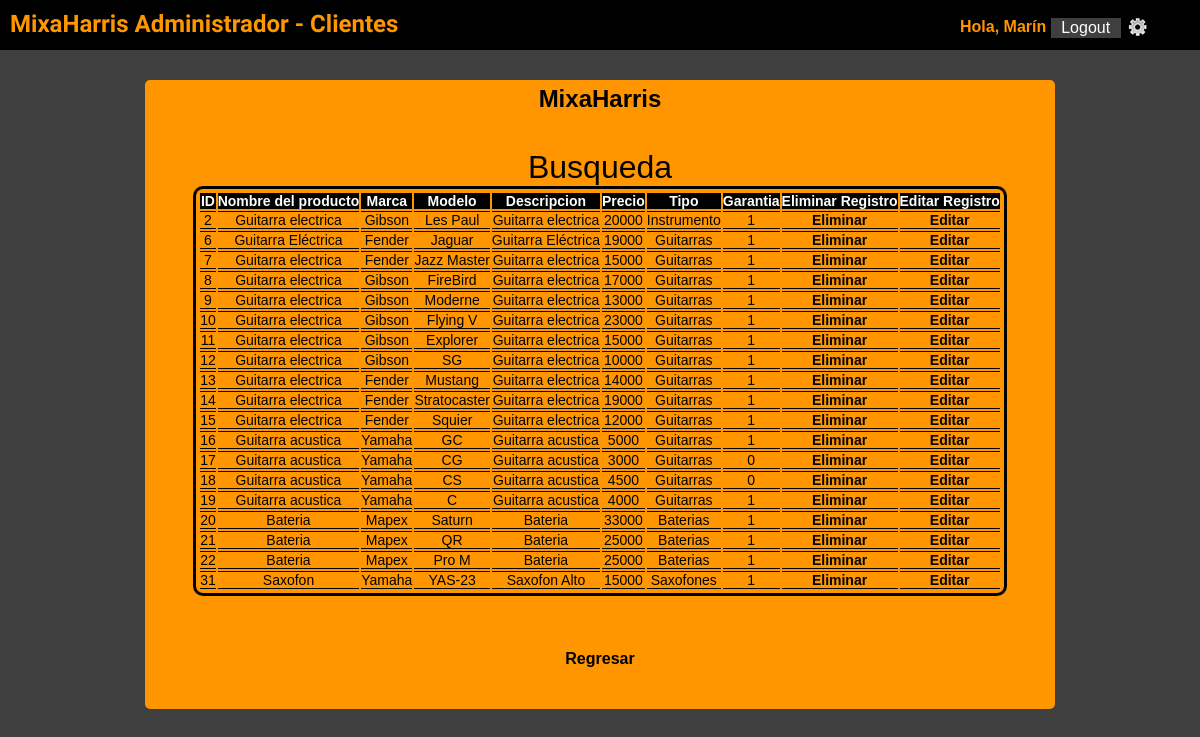
The page /reportes/action/filtro_producto.php (signed in) on the database as committed earlier.
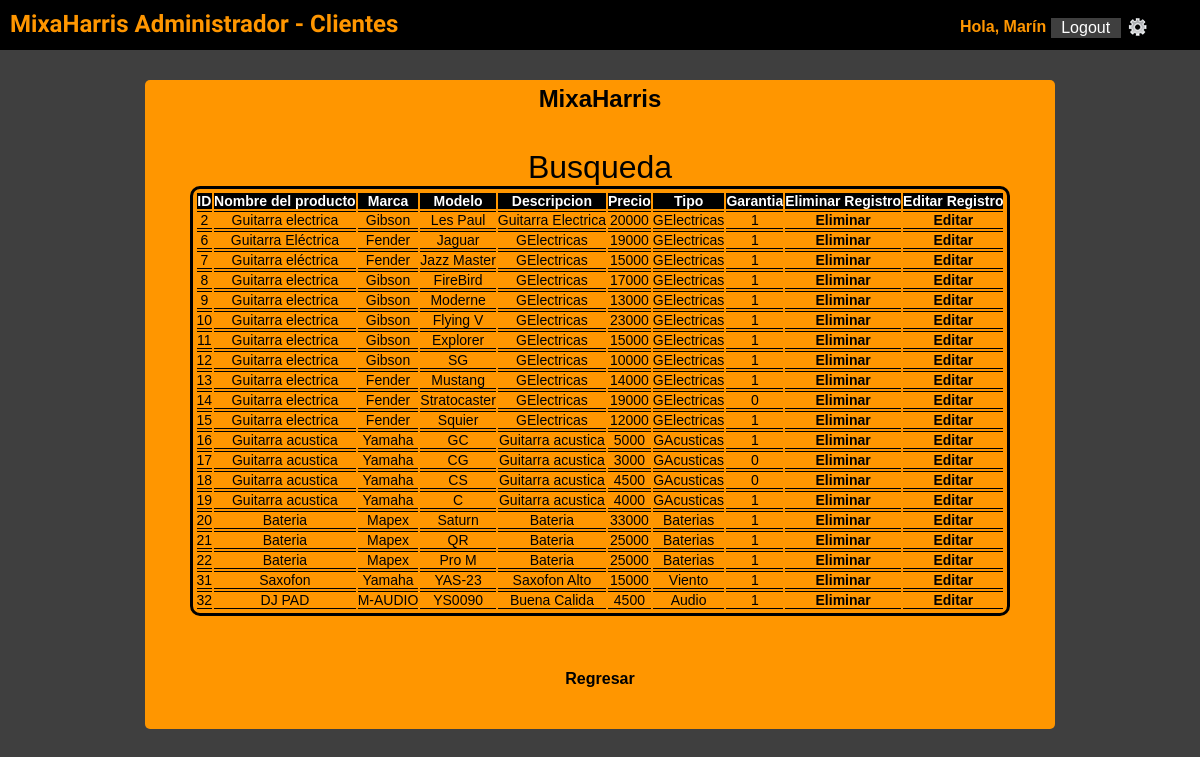
The same page on the database as committed later.
### tables this page shows
CREATE TABLE IF NOT EXISTS `productos` (
  `idproductos` int(11) NOT NULL AUTO_INCREMENT,
  `productosNombre` varchar(45) NOT NULL,
  `productosMarca` varchar(45) NOT NULL,
  `productosModelo` varchar(45) NOT NULL,
  `productosDescripcion` varchar(60) NOT NULL,
  `productosPrecio` double NOT NULL,
  `productosTipo` varchar(45) NOT NULL,
  `productosGarantia` tinyint(1) NOT NULL,
  `proveedor_idproveedor` int(11) NOT NULL,
  PRIMARY KEY (`idproductos`,`proveedor_idproveedor`),
  UNIQUE KEY `idproductos_UNIQUE` (`idproductos`),
  KEY `fk_productos_proveedor_idx` (`proveedor_idproveedor`)
);

### reportes/lib/reportes_lib.php (called while the page is built, shortened)
<?php
function producto_filter($info)
{
	$sql= "SELECT *
	FROM  productos
	WHERE productosNombre LIKE '%$info%' OR productosMarca LIKE '%$info%' OR productosModelo LIKE '%$info%'
		OR productosDescripcion LIKE '%$info%' OR productosPrecio LIKE '%$info%' OR productosTipo LIKE '%$info%'
		OR productosGarantia LIKE '%$info%' ";
	 	$producto= array();
		$result= mysql_query($sql);
		$i= 0;
		while ($row=mysql_fetch_object($result)){
			$producto[$i]= $row;
			$i++;
		}
		return $producto;
}
?>

### reportes/view/rep_productos.php (the view, shortened to what this page needs)
<?php
function lista_producto ($producto) {
echo "<table border=1 alling='center'>";
echo "<tr>";
echo "<th>ID</th>";
echo "<th>Nombre del producto</th>";
echo "<th>Marca</th>";
echo "<th>Modelo</th>";
echo "<th>Descripcion</th>";
echo "<th>Precio</th>";
echo "<th>Tipo</th>";
echo "<th>Garantia</th>";
echo "<th>Eliminar Registro</th>";
echo "<th>Editar Registro</th>";
echo "</tr>";
foreach ($producto as $key => $prod) {
echo "<tr>";
echo "<td>".$prod->idproductos."</td>";
echo "<td>".$prod->productosNombre."</td>";
echo "<td>".$prod->productosMarca."</td>";
echo "<td>".$prod->productosModelo."</td>";
echo "<td>".$prod->productosDescripcion."</td>";
echo "<td>".$prod->productosPrecio."</td>";
echo "<td>".$prod->productosTipo."</td>";
echo "<td>".$prod->productosGarantia."</td>";
echo "<td>"."<a href=del_producto.php?id=".$prod->idproductos.">Eliminar</a></td> ";
echo "<td>"."<a href=../../formupdate/view/edit_producto.php?id=".$prod->idproductos.">Editar</a></td>";
echo "</tr>";
}
echo "</table>";
}
?>

### reportes/action/filtro_producto.php (shortened to what this page needs)
<!doctype html>
<html lang="en">
<head>
	<link rel='stylesheet' type='text/css' href = "../../lib/styleAdmin.css">
</head>
<body>
	<?php
	$admin = $_SESSION['usuario'];
	?>
	<div id='navegador'>
			<div id='homeLogo'>MixaHarris Administrador - Clientes</div>
				<div id='navAdmin'>
					Hola, <?php echo $admin->administradorNombre;?>
					<form action='../../login/logout.php' id='blogout'>
						<input id='button' type='submit' value='Logout'>
					</form>
					<a class="Bca" href="../../main/pagindex/adminindex.php" title="Menú administrador">conf</a>
				 </div>
		</div>
<center><div id='menuProductos'>
						<center><h2>MixaHarris</h2></center>
							<p class='hdm'>Busqueda</p>
<?php
require_once ("../lib/reportes_lib.php");
require_once ("../view/rep_productos.php");
$info= $_POST['info'];
$filter_Producto=producto_filter($info);
lista_producto($filter_Producto);
?>
<center> <a id='aF' href='producto.php'>Regresar</a></center>
					</div></center>
</body>
</html>

Rows that differ between the two databases and show on the page:
changed productos "Les Paul": productosDescripcion "Guitarra electrica" → "Guitarra Electrica"; productosTipo "Instrumento" → "GElectricas"
changed productos "Guitarra Eléctrica": productosDescripcion "Guitarra Eléctrica" → "GElectricas"; productosTipo "Guitarras" → "GElectricas"
changed productos "Jazz Master": productosNombre "Guitarra electrica" → "Guitarra eléctrica"; productosDescripcion "Guitarra electrica" → "GElectricas"; productosTipo "Guitarras" → "GElectricas"
changed productos "FireBird": productosDescripcion "Guitarra electrica" → "GElectricas"; productosTipo "Guitarras" → "GElectricas"
changed productos "Moderne": productosDescripcion "Guitarra electrica" → "GElectricas"; productosTipo "Guitarras" → "GElectricas"
changed productos "Flying V": productosDescripcion "Guitarra electrica" → "GElectricas"; productosTipo "Guitarras" → "GElectricas"
changed productos "Explorer": productosDescripcion "Guitarra electrica" → "GElectricas"; productosTipo "Guitarras" → "GElectricas"
changed productos "SG": productosDescripcion "Guitarra electrica" → "GElectricas"; productosTipo "Guitarras" → "GElectricas"
changed productos "Mustang": productosDescripcion "Guitarra electrica" → "GElectricas"; productosTipo "Guitarras" → "GElectricas"
changed productos "Stratocaster": productosDescripcion "Guitarra electrica" → "GElectricas"; productosTipo "Guitarras" → "GElectricas"; productosGarantia "1" → "0"
changed productos "Squier": productosDescripcion "Guitarra electrica" → "GElectricas"; productosTipo "Guitarras" → "GElectricas"
changed productos "GC": productosTipo "Guitarras" → "GAcusticas"
changed productos "CG": productosTipo "Guitarras" → "GAcusticas"
changed productos "CS": productosTipo "Guitarras" → "GAcusticas"
changed productos (number 15 of 20 on the later page): productosTipo "Guitarras" → "GAcusticas"
changed productos "Saxofon": productosTipo "Saxofones" → "Viento"
added productos: idproductos "32", productosNombre "DJ PAD", productosMarca "M-AUDIO", productosModelo "YS0090", productosDescripcion "Buena Calida", productosPrecio "4500", productosTipo "Audio", productosGarantia "1"
